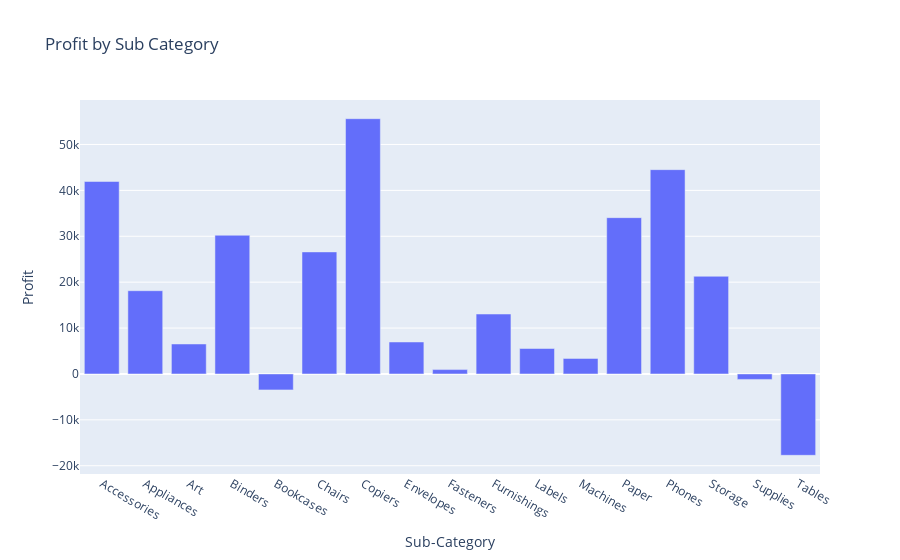

Source (notebook cell):
### Code cell
fig=px.bar(profit_by_Subcategory,x='Sub-Category',y='Profit',title='Profit by Sub Category')
fig.show()

### Figure 1 — Plotly figure (JSON) as saved in the notebook; plotly's stock layout.template omitted (floating-point values rounded to 4 significant figures)
{"data": [{"alignmentgroup": "True", "hovertemplate": "Sub-Category=%{x}<br>Profit=%{y}<extra></extra>", "legendgroup": "", "marker": {"color": "#636efa", "pattern": {"shape": ""}}, "name": "", "offsetgroup": "", "orientation": "v", "showlegend": false, "textposition": "auto", "type": "bar", "x": ["Accessories", "Appliances", "Art", "Binders", "Bookcases", "Chairs", "Copiers", "Envelopes", "Fasteners", "Furnishings", "Labels", "Machines", "Paper", "Phones", "Storage", "Supplies", "Tables"], "xaxis": "x", "y": [41940.0, 18140.0, 6528.0, 30220.0, -3473.0, 26590.0, 55620.0, 6964.0, 949.5, 13060.0, 5546.0, 3385.0, 34050.0, 44520.0, 21280.0, -1189.0, -17730.0], "yaxis": "y"}], "layout": {"barmode": "relative", "legend": {"tracegroupgap": 0}, "title": {"text": "Profit by Sub Category"}, "xaxis": {"anchor": "y", "domain": [0, 1], "title": {"text": "Sub-Category"}}, "yaxis": {"anchor": "x", "domain": [0, 1], "title": {"text": "Profit"}}}}
